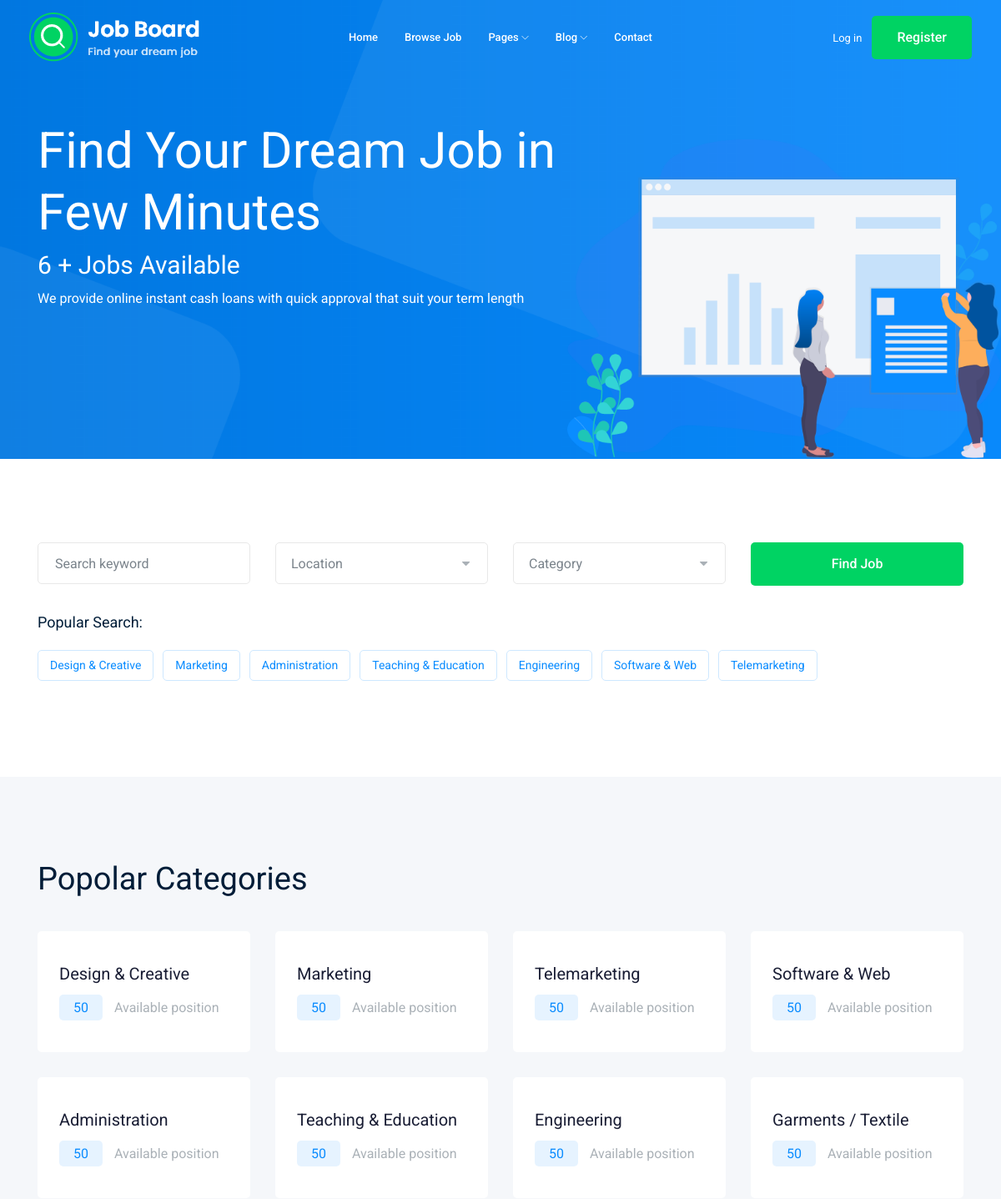
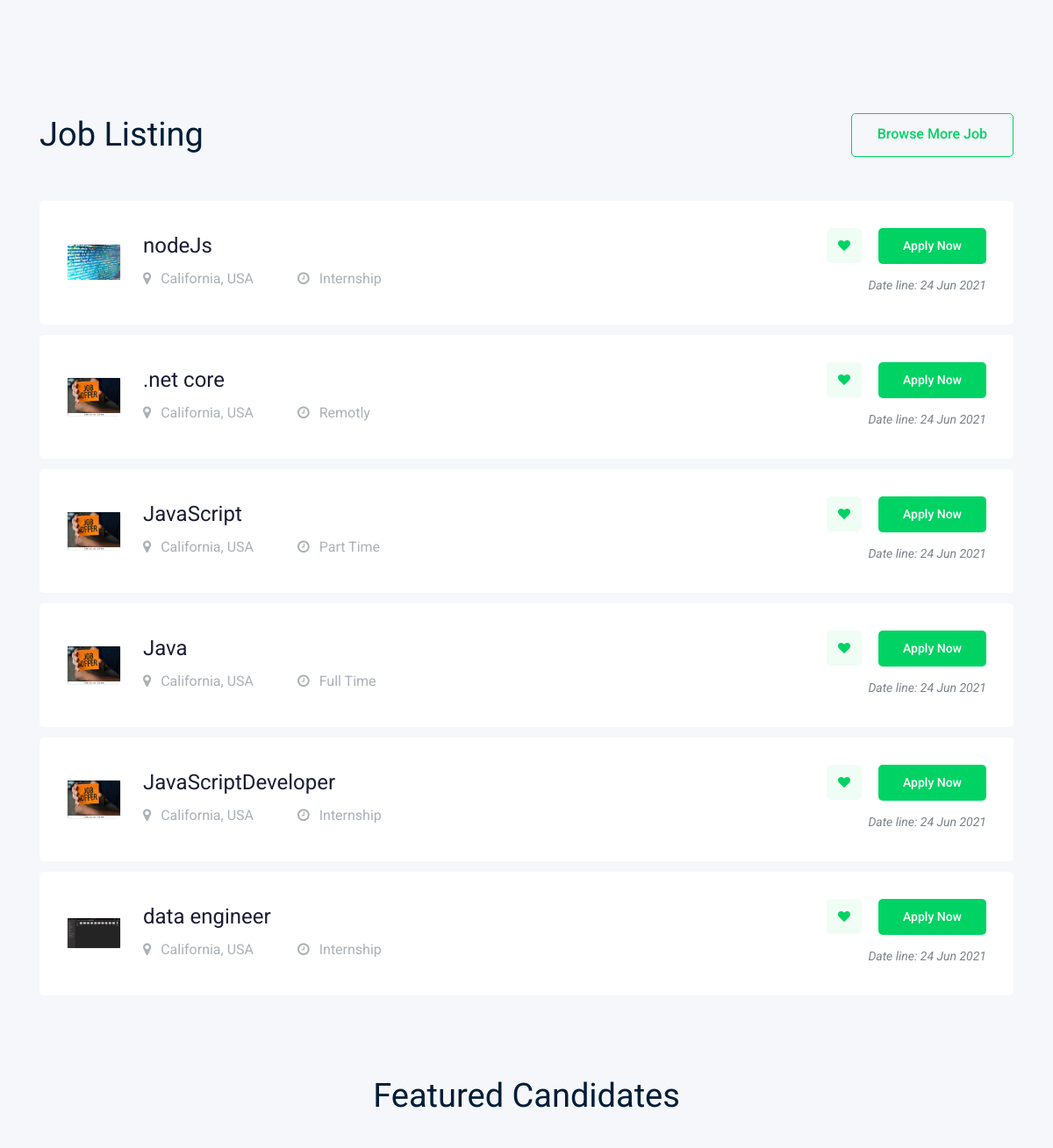
Before: / (upper part) with the older database file (2 pictures, top to bottom).
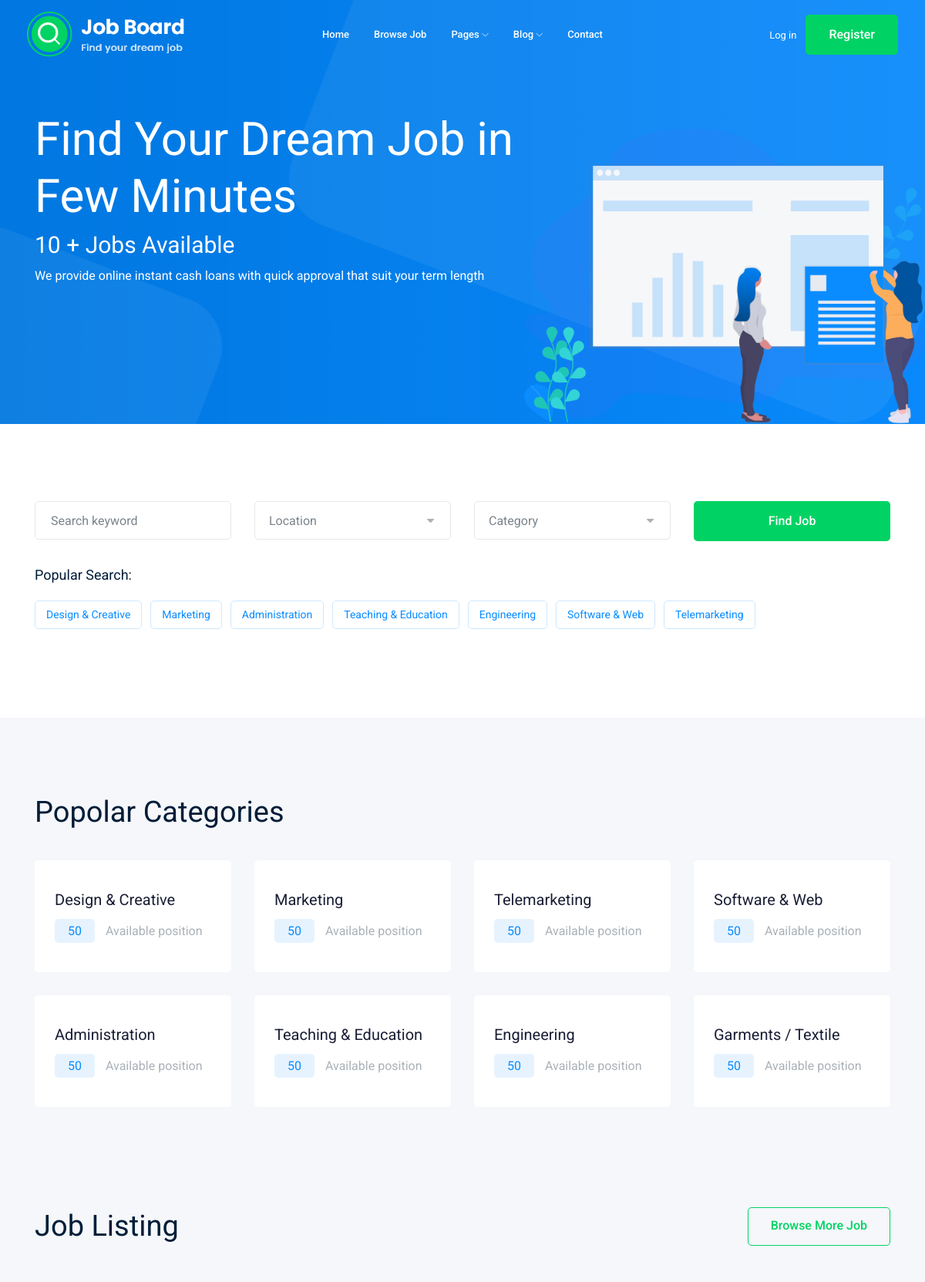
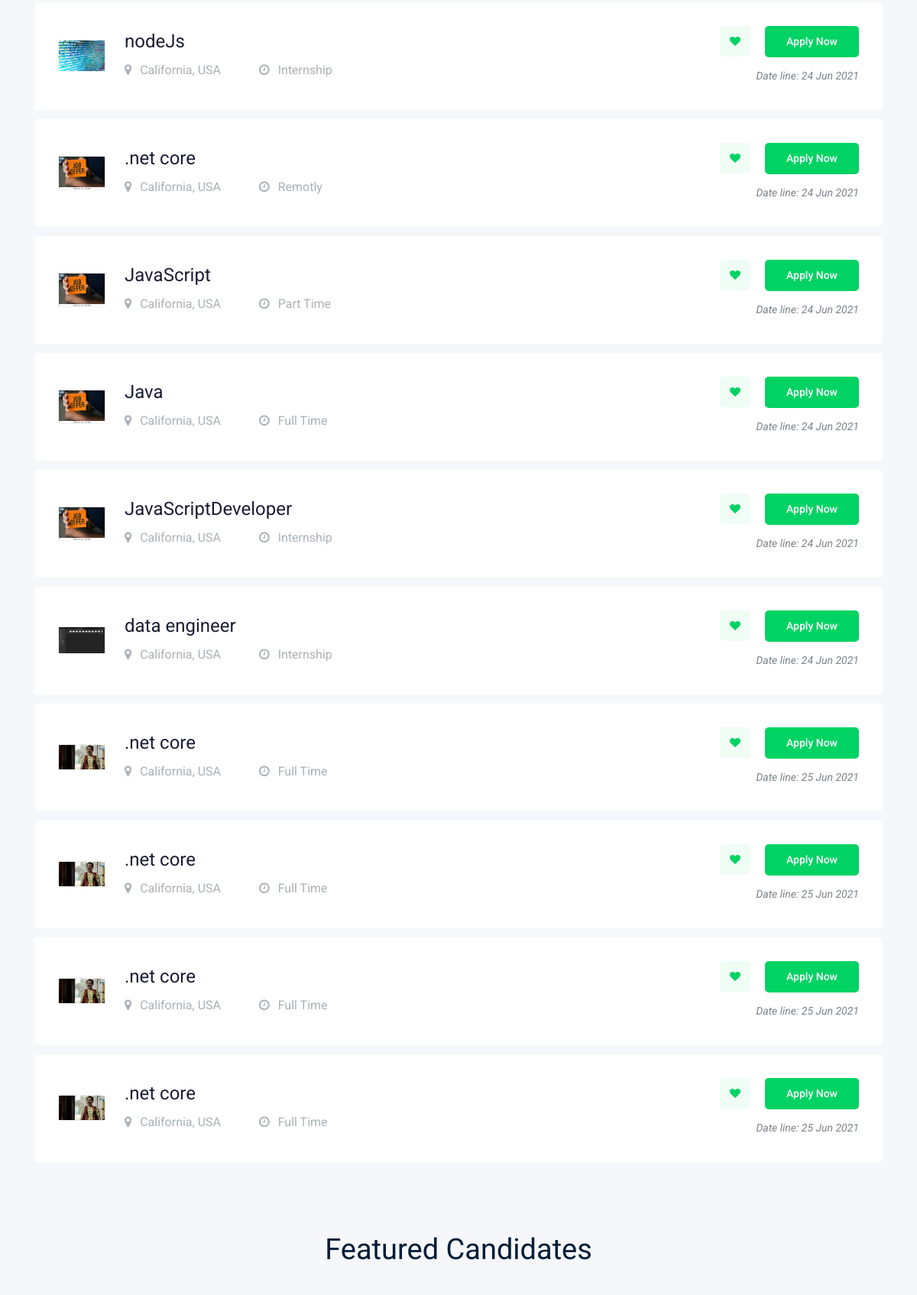
After: the same page with the newer database file (2 pictures, top to bottom).
### job/models.py (models this page shows, shortened)
class Job(models.Model):
	employer = models.ForeignKey(User,  on_delete=models.CASCADE)
	title = models.CharField(max_length=50)
	job_type = models.CharField(max_length=50,choices = jobType)
	Description = models.TextField(max_length = 1000)
	publishedAt = models.DateTimeField(auto_now=True)
	Vacancy = models.IntegerField(default=1)
	salary = models.IntegerField(default=0)
	exp = models.IntegerField(default=1)
	cat = models.ForeignKey(Category,verbose_name = "Category Name", on_delete=models.CASCADE)
	image = models.ImageField(upload_to="media/jobs/", default='media/default/job-offer-on-orange-note-260nw-752376046.jpg')
	slug = models.SlugField(blank=True,null=True)

### home/views.py (the view)
# urls.py: path("",views.home,name="blog")
def home(request):
        jobs = Job.objects.all()
        jobs = jobs[:10]
        return render(request,'home/index.html', {'jobs':jobs})

### home/templates/home/index.html (shortened to what the changed rows need)
{% extends 'base.html' %}
{% load static%}
{% load bootstrap4 %}
{% block headerIndex %}
    <div class="slider_area">
        <div class="single_slider  d-flex align-items-center slider_bg_1">
            <div class="container">
                <div class="row align-items-center">
                    <div class="col-lg-7 col-md-6">
                        <div class="slider_text">
                            <h3 class="wow fadeInLeft" data-wow-duration="1s" data-wow-delay=".3s">Find Your Dream Job in Few Minutes</h3>
                            <h5 class="wow fadeInLeft" data-wow-duration="1s" data-wow-delay=".2s">{{jobs|length}} + Jobs Available</h5>
                            <p class="wow fadeInLeft" data-wow-duration="1s" data-wow-delay=".4s">We provide online instant cash loans with quick approval that suit your term length</p>
                        </div>
                    </div>
                </div>
            </div>
        </div>
    </div>
{% endblock headerIndex %}
{% block body %}
    <div class="job_listing_area">
        <div class="container">
            <div class="job_lists">
                <div class="row">
			{% for job in jobs %}
			<div class="col-lg-12 col-md-12">
			    <div class="single_jobs white-bg d-flex justify-content-between">
				<div class="jobs_left d-flex align-items-center">
				    <div class="thumb">
					<img src="{{job.image.url}}" width="60px" alt="">
				    </div>
				    <div class="jobs_conetent">
					<a href="{% url 'jobs:jobDetail' job.slug %}"><h4>{{job.title}}</h4></a>
					<div class="links_locat d-flex align-items-center">
					    <div class="location">
						<p> <i class="fa fa-map-marker"></i> California, USA</p>
					    </div>
					    <div class="location">
						<p> <i class="fa fa-clock-o"></i> {{job.job_type}}</p>
					    </div>
					</div>
				    </div>
				</div>
				<div class="jobs_right">
				    <div class="apply_now">
					<a class="heart_mark" href="#"> <i class="fa fa-heart"></i> </a>
					<a href="{% url 'jobs:jobDetail' job.slug %}" class="boxed-btn3">Apply Now</a>
				    </div>
				    <div class="date">
					<p>Date line: {{job.publishedAt |date:'d M o'}}</p>
				    </div>
				</div>
			    </div>
			</div>
			{% endfor %}
                </div>
            </div>
        </div>
    </div>
{% endblock body %}

Changed rows visible on the page:
added Job: image (picture), title ".net core", job_type "Full Time", publishedAt "25 Jun 2021"
added Job: image (picture), title ".net core", job_type "Full Time", publishedAt "25 Jun 2021"
added Job: image (picture), title ".net core", job_type "Full Time", publishedAt "25 Jun 2021"
added Job: image (picture), title ".net core", job_type "Full Time", publishedAt "25 Jun 2021"
Other visible differences:
{{ jobs|length }}: "6" → "10"
